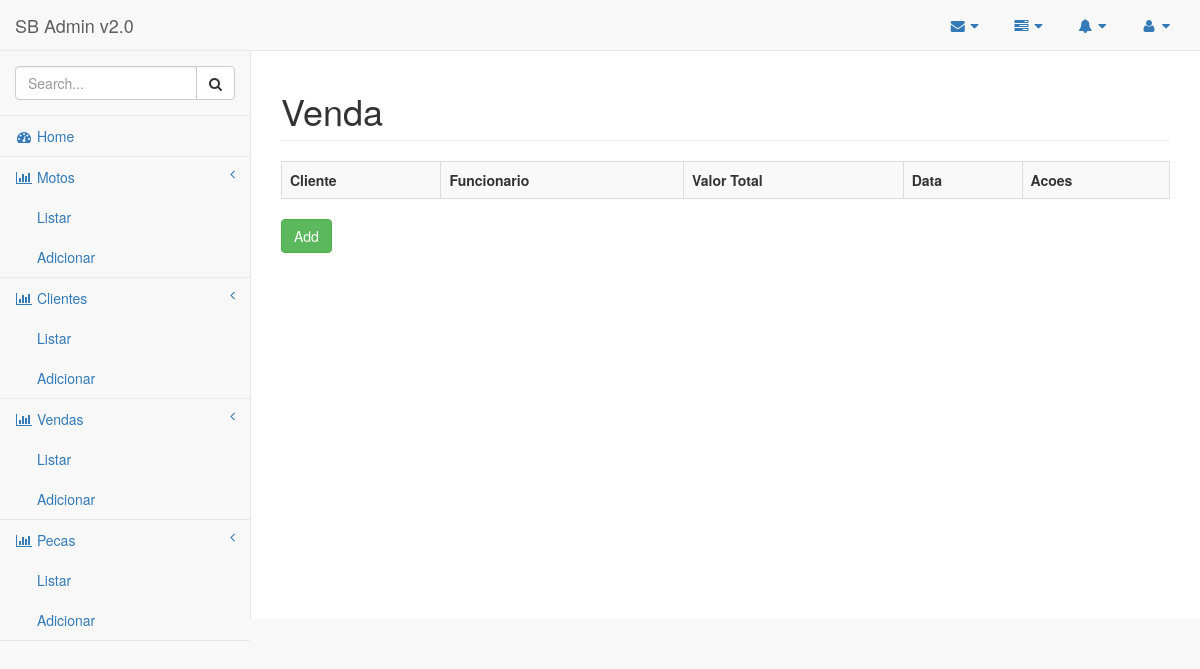
Before: /venda/ with the older database file.
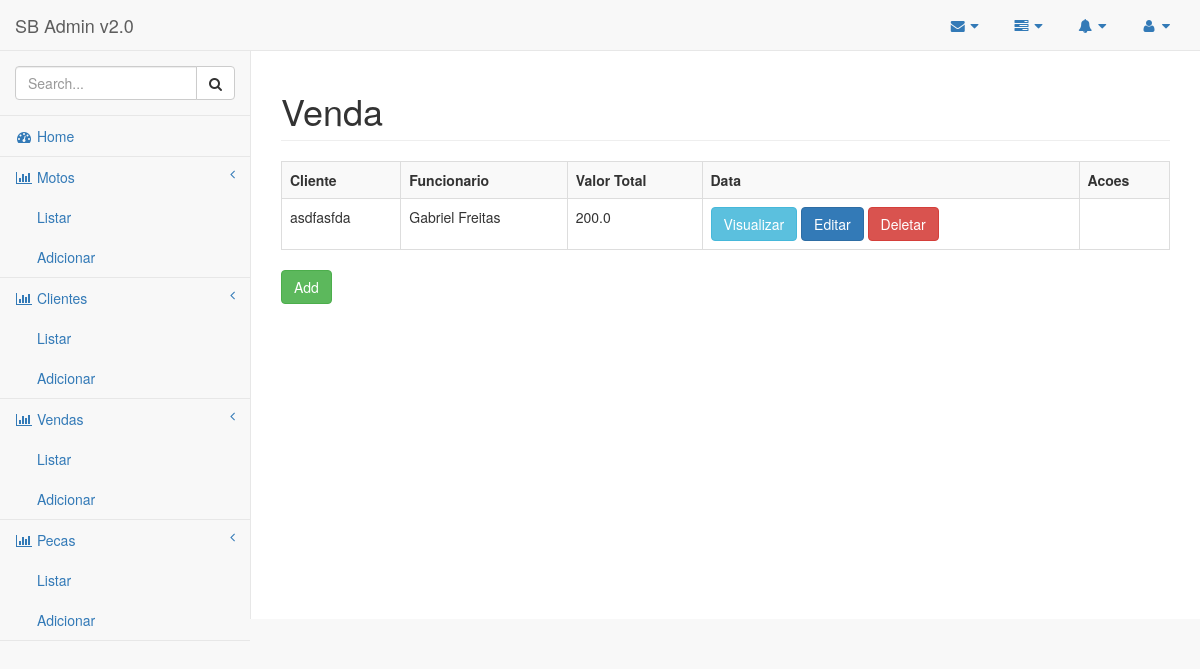
After: the same page with the newer database file.
### core/models.py (models this page shows, shortened)
class Venda(models.Model):
    cliente = models.ForeignKey(Cliente)
    funcionario = models.ForeignKey(Funcionario)
    data = models.DateTimeField(auto_now_add=True)
    valor_total = models.FloatField(blank=True, null=True)
    class Meta:
        ordering = ['-pk']
        verbose_name='Vendas'

class Cliente(models.Model):
    nome = models.CharField(max_length=150)
    endereco = models.CharField(max_length=100)
    cpf = models.CharField(max_length=11)
    telefone = models.CharField(max_length=10)
    moto = models.ForeignKey(Moto)
    def __unicode__(self):
        return self.nome

class Funcionario(models.Model):
    nome = models.CharField(max_length=150)
    endereco = models.CharField(max_length=100)
    cpf = models.CharField(max_length=11)
    telefone = models.CharField(max_length=10)
    def __unicode__(self):
        return self.nome

### core/views.py (the view)
# urls.py: url(r'^venda/$', VendaListView.as_view(), name='venda-list'),
class VendaListView(ListView):
	model = Venda

### templates/core/venda_list.html (shortened to what this page needs)
{% extends "components/base.html" %}
{% block conteudo %}
	<div class="row">
        <div class="col-lg-12">
            <h1 class="page-header">Venda</h1>
        </div>
    </div>
    <div class="row">
        <div class="col-lg-12">
            <div class="dataTable_wrapper">
				<table class="table table-striped table-bordered table-hover">
					<tr>
						<th>Cliente</th>
						<th>Funcionario</th>
						<th>Valor Total</th>
						<th>Data</th>
						<th>Acoes</th>
					</tr>
					{% for venda in object_list %}
					<tr>
						<td>{{ venda.cliente }}</td>
						<td>{{ venda.funcionario }}</td>
						<td>{{ venda.valor_total }}</td>
						<td>
							<a class="btn btn-info" href='{% url "venda-detail" venda.pk %}'>Visualizar</a>
							<a class="btn btn-primary" href='{% url "venda-edit" venda.pk %}'>Editar</a>
							<a class="btn btn-danger" href='{% url "venda-delete" venda.pk %}'>Deletar</a>
						</td>
					</tr>
					{% endfor %}
				</table>
			</div>
		</div>
	</div>
	<a class="btn btn-success" href='{% url "venda-add" %}'>Add</a>
{% endblock %}

Changed rows visible on the page:
added Venda: cliente "asdfasfda", funcionario "Gabriel Freitas", valor_total "200.0"
